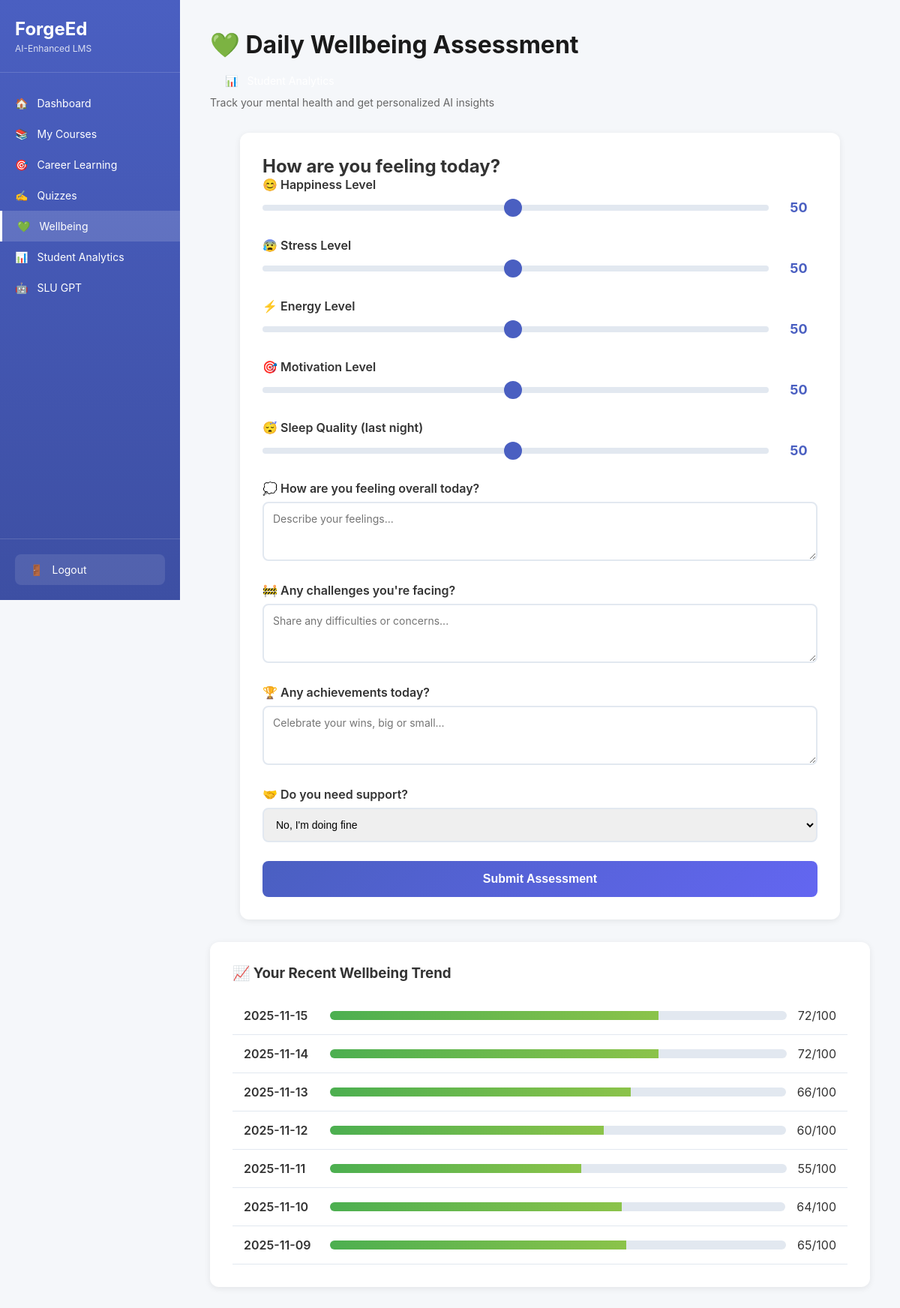
The app's page /wellbeing (signed in) with its own data.
### tables this page shows
CREATE TABLE wellbeing_assessments (
            id INTEGER PRIMARY KEY AUTOINCREMENT,
            student_id INTEGER NOT NULL,
            assessment_date DATE NOT NULL,
            happiness_score INTEGER DEFAULT 50,
            stress_score INTEGER DEFAULT 50,
            energy_score INTEGER DEFAULT 50,
            motivation_score INTEGER DEFAULT 50,
            sleep_quality INTEGER DEFAULT 50,
            responses TEXT,
            total_score INTEGER DEFAULT 50,
            ai_insights TEXT,
            created_at TIMESTAMP DEFAULT CURRENT_TIMESTAMP,
            FOREIGN KEY (student_id) REFERENCES students (id),
            UNIQUE(student_id, assessment_date)
        );

### app.py (the view)
@app.route('/wellbeing')
def wellbeing():
    if 'student_id' not in session:
        return redirect(url_for('index'))
    student_id = session['student_id']
    conn = get_db()
    today = date.today().isoformat()
    existing = conn.execute('''
        SELECT * FROM wellbeing_assessments
        WHERE student_id = ? AND assessment_date = ?
    ''', (student_id, today)).fetchone()
    recent_assessments = conn.execute('''
        SELECT * FROM wellbeing_assessments
        WHERE student_id = ?
        ORDER BY assessment_date DESC
        LIMIT 7
    ''', (student_id,)).fetchall()
    conn.close()
    return render_template('wellbeing.html',
                         existing_assessment=existing,
                         recent_assessments=recent_assessments)

### database.py (called while the page is built)
def get_db():
    conn = sqlite3.connect('forgeed.db')
    conn.row_factory = sqlite3.Row
    return conn

### templates/wellbeing.html (shortened to what this page needs)
<!DOCTYPE html>
<html lang="en">
<head>
    <link rel="stylesheet" href="/static/style.css">
</head>
<body>
    <div class="app-container">
        <nav class="sidebar">
            <div class="sidebar-logo">
                <h2>ForgeEd</h2>
                <p>AI-Enhanced LMS</p>
            </div>
            <div class="sidebar-nav">
                <a href="/dashboard" class="nav-item">
                    <span>🏠</span> Dashboard
                </a>
                <a href="/courses" class="nav-item">
                    <span>📚</span> My Courses
                </a>
                <a href="/career-learning" class="nav-item">
                    <span>🎯</span> Career Learning
                </a>
                <a href="/quiz" class="nav-item">
                    <span>✍️</span> Quizzes
                </a>
                <a href="/wellbeing" class="nav-item active">
                    <span>💚</span> Wellbeing
                <a href="/analytics" class="nav-item">
                    <span>📊</span> Student Analytics
                </a>
                </a>
                <a href="/slu-gpt" class="nav-item">
                    <span>🤖</span> SLU GPT
                </a>
            </div>
            <div class="sidebar-footer">
                <a href="/logout" class="logout-btn">
                    <span>🚪</span> Logout
                </a>
            </div>
        </nav>
        <main class="main-content">
            <div class="page-header">
                <h1>💚 Daily Wellbeing Assessment</h1>
                <a href="/analytics" class="nav-item">
                    <span>📊</span> Student Analytics
                </a>
                <p>Track your mental health and get personalized AI insights</p>
            </div>
            {% if existing_assessment %}
            <div class="wellbeing-completed">
                <h2>✅ Today's Assessment Complete!</h2>
                <div class="score-display">
                    <h3>Your Wellbeing Score</h3>
                    <div class="big-score">{{ existing_assessment['total_score'] }}/100</div>
                </div>
                <div class="ai-insights-box">
                    <h3>🤖 AI Insights & Motivation</h3>
                    <p>{{ existing_assessment['ai_insights'] }}</p>
                </div>
                <p style="text-align: center; margin-top: 20px;">Come back tomorrow for your next assessment!</p>
            </div>
            {% else %}
            <div class="wellbeing-form">
                <form id="wellbeingForm">
                    <h2>How are you feeling today?</h2>
                    <div class="slider-group">
                        <label>😊 Happiness Level</label>
                        <div class="slider-container">
                            <input type="range" id="happiness" name="happiness" min="1" max="100" value="50" oninput="updateSliderValue('happiness', this.value)">
                            <span class="slider-value" id="happiness-value">50</span>
                        </div>
                    </div>
                    <div class="slider-group">
                        <label>😰 Stress Level</label>
                        <div class="slider-container">
                            <input type="range" id="stress" name="stress" min="1" max="100" value="50" oninput="updateSliderValue('stress', this.value)">
                            <span class="slider-value" id="stress-value">50</span>
                        </div>
                    </div>
                    <div class="slider-group">
                        <label>⚡ Energy Level</label>
                        <div class="slider-container">
                            <input type="range" id="energy" name="energy" min="1" max="100" value="50" oninput="updateSliderValue('energy', this.value)">
                            <span class="slider-value" id="energy-value">50</span>
                        </div>
                    </div>
                    <div class="slider-group">
                        <label>🎯 Motivation Level</label>
                        <div class="slider-container">
                            <input type="range" id="motivation" name="motivation" min="1" max="100" value="50" oninput="updateSliderValue('motivation', this.value)">
                            <span class="slider-value" id="motivation-value">50</span>
                        </div>
                    </div>
                    <div class="slider-group">
                        <label>😴 Sleep Quality (last night)</label>
                        <div class="slider-container">
                            <input type="range" id="sleep" name="sleep" min="1" max="100" value="50" oninput="updateSliderValue('sleep', this.value)">
                            <span class="slider-value" id="sleep-value">50</span>
                        </div>
                    </div>
                    <div class="text-group">
                        <label>💭 How are you feeling overall today?</label>
                        <textarea id="feelings" name="feelings" rows="3" placeholder="Describe your feelings..."></textarea>
                    </div>
                    <div class="text-group">
                        <label>🚧 Any challenges you're facing?</label>
                        <textarea id="challenges" name="challenges" rows="3" placeholder="Share any difficulties or concerns..."></textarea>
                    </div>
                    <div class="text-group">
                        <label>🏆 Any achievements today?</label>
                        <textarea id="achievements" name="achievements" rows="3" placeholder="Celebrate your wins, big or small..."></textarea>
                    </div>
                    <div class="multiple-choice-group">
                        <label>🤝 Do you need support?</label>
                        <select id="support" name="support">
                            <option value="none">No, I'm doing fine</option>
                        </select>
                    </div>
                    <button type="submit" class="submit-btn">Submit Assessment</button>
                </form>
            </div>
            {% endif %}
            {% if recent_assessments %}
            <div class="recent-assessments">
                <h3>📈 Your Recent Wellbeing Trend</h3>
                <div class="assessment-history">
                    {% for assessment in recent_assessments %}
                    <div class="history-item">
                        <span class="date">{{ assessment['assessment_date'] }}</span>
                        <div class="score-bar">
                            <div class="score-fill" style="width: {{ assessment['total_score'] }}%"></div>
                        </div>
                        <span class="score">{{ assessment['total_score'] }}/100</span>
                    </div>
                    {% endfor %}
                </div>
            </div>
            {% endif %}
        </main>
    </div>
</body>
</html>

### static/style.css (style rules this page uses)
:root { --color-academic: #2196F3; --color-academic-light: rgba(33, 150, 243, 0.08); --color-career: #9b7fd7; --color-career-light: rgba(155, 127, 215, 0.08); --color-wellbeing: #f4a261; --color-wellbeing-light: rgba(244, 162, 97, 0.08); }
* { margin: 0; padding: 0; box-sizing: border-box; }
body { font-family: -apple-system, BlinkMacSystemFont, 'Segoe UI', Roboto, 'Helvetica Neue', Arial, sans-serif; background: #f5f7fa; color: #333; }
.app-container { display: flex; min-height: 100vh; }
.sidebar { width: 240px; background: linear-gradient(180deg, #4a5fc1 0%, #3d4fa3 100%); color: white; display: flex; flex-direction: column; position: fixed; height: 100vh; overflow-y: auto; }
.sidebar-logo { padding: 24px 20px; border-bottom: 1px solid rgba(255, 255, 255, 0.15); }
.sidebar-logo h2 { font-size: 24px; font-weight: 700; }
.sidebar-logo p { font-size: 12px; opacity: 0.8; margin-top: 4px; }
.sidebar-nav { flex: 1; padding: 20px 0; }
.nav-item { display: flex; align-items: center; gap: 12px; padding: 12px 20px; color: white; text-decoration: none; transition: background 0.3s; font-size: 14px; }
.nav-item.active { background: rgba(255, 255, 255, 0.15); border-left: 3px solid white; }
.sidebar-footer { padding: 20px; border-top: 1px solid rgba(255, 255, 255, 0.15); }
.logout-btn { display: flex; align-items: center; gap: 12px; padding: 12px 20px; color: white; text-decoration: none; background: rgba(255, 255, 255, 0.1); border-radius: 8px; font-size: 14px; border: none; cursor: pointer; width: 100%; }
.main-content { flex: 1; margin-left: 240px; padding: 40px; }
.page-header { margin-bottom: 32px; }
.page-header h1 { font-size: 32px; font-weight: 700; color: #1a1a1a; margin-bottom: 8px; }
.page-header p { color: #666; font-size: 14px; }
.wellbeing-form { background: white; padding: 30px; border-radius: 12px; box-shadow: 0 2px 8px rgba(0,0,0,0.08); max-width: 800px; margin: 0 auto; }
.slider-group { margin-bottom: 30px; }
.slider-group label { display: block; font-weight: 600; margin-bottom: 10px; font-size: 16px; }
.slider-container { display: flex; align-items: center; gap: 15px; }
.slider-container input[type="range"] { flex: 1; height: 8px; border-radius: 5px; background: #e2e8f0; outline: none; -webkit-appearance: none; }
.slider-value { min-width: 50px; text-align: center; font-weight: 700; font-size: 18px; color: #4a5fc1; }
.text-group { margin-bottom: 25px; }
.text-group label { display: block; font-weight: 600; margin-bottom: 8px; }
.text-group textarea { width: 100%; padding: 12px; border: 2px solid #e2e8f0; border-radius: 8px; font-family: inherit; font-size: 14px; resize: vertical; }
.multiple-choice-group { margin-bottom: 25px; }
.multiple-choice-group label { display: block; font-weight: 600; margin-bottom: 8px; }
.multiple-choice-group select { width: 100%; padding: 12px; border: 2px solid #e2e8f0; border-radius: 8px; font-size: 14px; }
.submit-btn { background: linear-gradient(135deg, #4a5fc1 0%, #6366f1 100%); color: white; border: none; padding: 15px 40px; border-radius: 8px; font-size: 16px; font-weight: 600; cursor: pointer; width: 100%; }
.recent-assessments { background: white; padding: 30px; border-radius: 12px; box-shadow: 0 2px 8px rgba(0,0,0,0.08); margin-top: 30px; }
.assessment-history { margin-top: 20px; }
.history-item { display: flex; align-items: center; gap: 15px; padding: 15px; border-bottom: 1px solid #e2e8f0; }
.history-item .date { min-width: 100px; font-weight: 600; }
.score-bar { flex: 1; height: 12px; background: #e2e8f0; border-radius: 6px; overflow: hidden; }
.score-fill { height: 100%; background: linear-gradient(90deg, #4CAF50 0%, #8BC34A 100%); transition: width 0.3s; }

### records on screen
wellbeing_assessments: assessment_date "2025-11-15", total_score "72"
wellbeing_assessments: assessment_date "2025-11-14", total_score "72"
wellbeing_assessments: assessment_date "2025-11-13", total_score "66"
wellbeing_assessments: assessment_date "2025-11-12", total_score "60"
wellbeing_assessments: assessment_date "2025-11-11", total_score "55"
wellbeing_assessments: assessment_date "2025-11-10", total_score "64"
wellbeing_assessments: assessment_date "2025-11-09", total_score "65"
